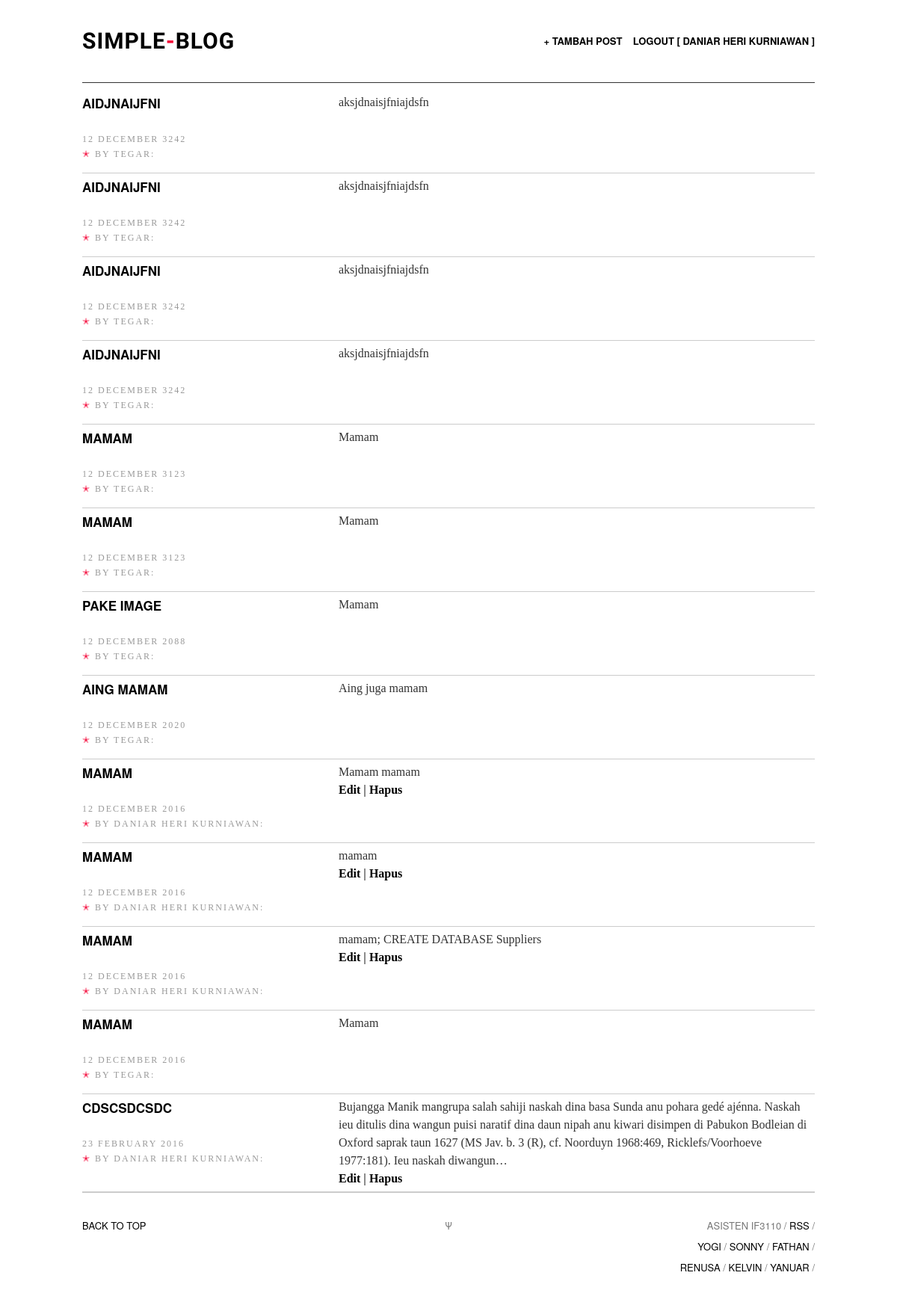
The app's page /index.php (signed in) with its own data.
### tables this page shows
CREATE TABLE `post` (
  `Post_Id` int(100) NOT NULL,
  `Creator_Id` int(11) NOT NULL,
  `Title` varchar(100) NOT NULL,
  `Date` datetime NOT NULL,
  `Contents` text NOT NULL,
  `Image` varchar(255) DEFAULT NULL
);

CREATE TABLE `user` (
  `User_Id` int(11) NOT NULL,
  `Nama` varchar(25) NOT NULL,
  `Email` varchar(25) NOT NULL,
  `Password` varchar(25) NOT NULL,
  `base2` int(11) NOT NULL,
  `random` int(11) NOT NULL,
  `shared_key` int(11) NOT NULL,
  `Identifier` varchar(255) NOT NULL
);

### posthandling.php (called while the page is built, shortened)
<?php
if (isset($_SESSION["isLogin"])){
	function getpost($con)
	{	$sql = "SELECT user.Nama , post.* FROM post INNER join user ON post.Creator_Id = user.User_Id ORDER BY Date DESC";
		$result = mysqli_query($con,$sql);
		return $result;
	}
}else{
    header("Location: login.php");
}
 ?>

### mainviewer.php (the view, shortened to what this page needs)
<?php
	include 'posthandling.php';
	function phpsqlconnection ()
	{
	    $con=mysqli_connect("mysql:3306","root","dev","simpleblog");
	    return $con;
	}
	function artlistitem ()
	{
		$connection = phpsqlconnection();
		$getpostresult = getpost($connection);
		while($row = mysqli_fetch_array($getpostresult)) {
		echo
			"<li class=\"art-list-item\">";
		echo
            "<div class=\"art-list-item-title-and-time\">";
		echo
			"<h2 class=\"art-list-title\"><a href=\"post.php?postid=".htmlspecialchars($row['Post_Id'], ENT_QUOTES, 'UTF-8')."\">".htmlspecialchars($row['Title'], ENT_QUOTES, 'UTF-8')."</a></h2>";
		$time = strtotime(htmlspecialchars($row['Date'], ENT_QUOTES, 'UTF-8'));
		$time = date('j F Y',$time);
		echo
			"<div class=\"art-list-time\">".$time."</div>
            <div class=\"art-list-time\"><span style=\"color:#F40034;\">&#10029;</span> By ".$row['Nama'].":</div>";
			if (str_word_count(htmlspecialchars($row['Contents'], ENT_QUOTES, 'UTF-8'))>47)
			{
				echo
	            "</div>
	            <p>".htmlspecialchars(implode(' ', array_slice(explode(' ',$row['Contents']), 0, 47)), ENT_QUOTES, 'UTF-8')."&hellip;</p>";
	            if($row['Nama']==$_SESSION['myNama']){
		           echo
		            "<p>
		              <b> <a href=\"edit_post.php?postid=".htmlspecialchars($row['Post_Id'], ENT_QUOTES, 'UTF-8')."\">Edit</a> | <a href=\"javascript:void(0)\" onclick=\"validatedelete".htmlspecialchars($row['Post_Id'], ENT_QUOTES, 'UTF-8')."()\">Hapus</a> </b>
		            </p>";
	        	}
	        echo
	        "</li>";
			}
			else
			{
				echo
	            "</div>
	            <p>".htmlspecialchars($row['Contents'], ENT_QUOTES, 'UTF-8')."</p>";
	            if($row['Nama']==$_SESSION['myNama']){
		           echo
		           "<p>
	              <b><a href=\"edit_post.php?postid=".htmlspecialchars($row['Post_Id'], ENT_QUOTES, 'UTF-8')."\">Edit</a> | <a href=\"javascript:void(0)\" onclick=\"validatedelete".htmlspecialchars($row['Post_Id'], ENT_QUOTES, 'UTF-8')."()\">Hapus</a> </b>
	            </p>";
	        	}
	        echo
	        "</li>";
			}
    	}
	}
 ?>

### index.php (shortened to what this page needs)
<?php
  include 'mainviewer.php';
  if (isset($_SESSION["isLogin"]) ){
 ?>
<!DOCTYPE html>
<html>
<head>
<link rel="stylesheet" type="text/css" href="assets/css/screen.css" />
</head>
<body class="default">
<div class="wrapper">
<nav class="nav">
    <a style="border:none;" id="logo" href="index.php"><h1>Simple<span>-</span>Blog</h1></a>
    <ul class="nav-primary">
        <li><a href="new_post.php">+ Tambah Post</a></li>
	<li><a href="logout.php" ="">Logout [ <?php echo($_SESSION["myNama"]); ?> ] </a></li>
    </ul>
</nav>
<div id="home">
    <div class="posts">
        <nav class="art-list">
          <ul class="art-list-body">
            <?php
               artlistitem();
            ?>
          </ul>
        </nav>
    </div>
</div>
<footer class="footer">
    <div class="back-to-top"><a href="">Back to top</a></div>
    <div class="psi">&Psi;</div>
    <aside class="offsite-links">
        Asisten IF3110 /
        <a class="rss-link" href="#rss">RSS</a> /
        <br>
        <a class="twitter-link" href="http://twitter.com/YoGiiSinaga">Yogi</a> /
        <a class="twitter-link" href="http://twitter.com/sonnylazuardi">Sonny</a> /
        <a class="twitter-link" href="http://twitter.com/fathanpranaya">Fathan</a> /
        <br>
        <a class="twitter-link" href="#">Renusa</a> /
        <a class="twitter-link" href="#">Kelvin</a> /
        <a class="twitter-link" href="#">Yanuar</a> /
    </aside>
</footer>
</div>
</body>
</html>
<?php
    }else{
        header("Location: login.php");
        exit();
    }
 ?>

### assets/css/screen.css (style rules this page uses)
html, body, div, span, object, iframe, h1, h2, h3, h4, h5, h6, p, blockquote, pre, a, address, cite, code, em, img, small, strong, ol, ul, li, fieldset, form, label, legend, table, caption, tbody, tfoot, thead, tr, th, td, article, aside, canvas, embed, figure, figcaption, footer, header, hgroup, menu, nav, section, summary, time, audio, video { margin: 0; padding: 0; border: 0; font-size: 100%; font: inherit; vertical-align: baseline; }
article, aside, details, figcaption, figure, footer, header, hgroup, menu, time, nav, section { display: block; }
html, body, .wrapper { min-height: 100%; }
html, body { height: 100%; }
.wrapper { min-height: 100%; }
body { overflow-x: hidden; font: 17px/28px ff-meta-serif-web-pro, "Georgia", serif; color: #333; background: #fff; }
h1, h2, h3, h4, h5, h6 { font-family: "proxima-nova", "helvetica neue", "helvetica", sans-serif; font-weight: normal; text-transform: uppercase; font-weight: 700; color: #000; text-rendering: optimizeLegibility; }
h1 { font-size: 50px; padding-bottom: 30px; }
h2 { font-size: 45px; padding-bottom: 25px; }
p { margin: 0 0 28px 0; }
a { color: #000000 !important; text-decoration: none; -webkit-transition: color .2s ease-in-out; -moz-transition: color .2s ease-in-out; transition: color .2s ease-in-out; }
.wrapper { max-width: 1500px; margin: 0 auto; background: #fff; }
.nav, .art-header-inner, .footer, .art-list, .abt, .fourohfour { width: 980px; }
.nav, .art-body-inner, .footer, .art-list, .abt, .fourohfour { position: relative; margin: 0 auto; }
.nav { position: absolute; top: 0; left: 50%; height: 70px; padding-top: 40px; margin-left: -490px; border-bottom: 1px solid #333; z-index: 2; }
#logo { float: left; }
.nav-primary { float: right; }
.nav-primary li { display: inline-block; margin-left: 10px; font-weight: 500; }
#logo h1, .nav-primary li, .nav-primary li a { font-family: "proxima-nova", "helvetica neue", "helvetica", sans-serif; font-weight: 700; font-size: 13px; line-height: 30px; color: #000; text-transform: uppercase; }
#logo h1 { height: 30px; margin-left: 0px; letter-spacing: 1px; font-family: 'Questrial', sans-serif; font-size: 30px; }
#logo h1 span { color: #F40034 !important; }
.nav li:first-child { margin-left: 0; }
.art-list { padding: 120px 0 0; }
.art-list-body { position: relative; overflow: hidden; }
.art-list-item { padding: 5px 0; list-style: none; overflow: hidden; border-bottom: 1px solid #ccc; }
.art-list-title { font-size: 17px; line-height: 26px; font-weight: 700; }
.art-list-item-title-and-time { float: left; width: 30%; margin-bottom: 10px; }
.art-list-time { font-size: 12px; line-height: 20px; letter-spacing: 2px; text-transform: uppercase; color: #999; }
.art-list-title a { color: #000; }
.art-list-item p { width: 65%; float: left; margin-left: 5%; margin-bottom: 0; font-size: 16px; line-height: 24px; }
.footer { padding: 30px 0 40px; overflow: hidden; border-top: 1px solid #ccc; }
.footer, .footer a { font-family: "proxima-nova", "helvetica neue", "helvetica", sans-serif; font-size: 13px; text-transform: uppercase; color: #777; }
.back-to-top, .footer-nav, .offsite-links { width: 45%; float: left; }
.psi { width:10%; float:left; text-align: center; }
.offsite-links { text-align: right; }
.nav:before, .art-body-inner:before, .footer:before, .art-list:before { content:""; display:table; }
.nav:after, .art-body-inner:after, .footer:after, .art-list:after { clear:both; }
.nav, .art-body-inner, .footer, .art-list { zoom:1; }
.art-list, .nav, .abt, .art-body { -webkit-animation: le-fade .5s 0s 1 ease-out; -moz-animation: le-fade .5s 0s 1 ease-out; }

### records on screen
post: Title "AIDJNAIJFNI", Date "12 DECEMBER 3242", Creator_Id.Nama "TEGAR", Contents "aksjdnaisjfniajdsfn"
post: Title "AIDJNAIJFNI", Date "12 DECEMBER 3242", Creator_Id.Nama "TEGAR", Contents "aksjdnaisjfniajdsfn"
post: Title "AIDJNAIJFNI", Date "12 DECEMBER 3242", Creator_Id.Nama "TEGAR", Contents "aksjdnaisjfniajdsfn"
post: Title "AIDJNAIJFNI", Date "12 DECEMBER 3242", Creator_Id.Nama "TEGAR", Contents "aksjdnaisjfniajdsfn"
post: Title "MAMAM", Date "12 DECEMBER 3123", Creator_Id.Nama "TEGAR", Contents "Mamam"
post: Title "MAMAM", Date "12 DECEMBER 3123", Creator_Id.Nama "TEGAR", Contents "Mamam"
post: Title "PAKE IMAGE", Date "12 DECEMBER 2088", Creator_Id.Nama "TEGAR", Contents "Mamam"
post: Title "AING MAMAM", Date "12 DECEMBER 2020", Creator_Id.Nama "TEGAR", Contents "Aing juga mamam"
post: Title "MAMAM", Date "12 DECEMBER 2016", Creator_Id.Nama "DANIAR HERI KURNIAWAN", Contents "Mamam mamam"
post: Title "MAMAM", Date "12 DECEMBER 2016", Creator_Id.Nama "DANIAR HERI KURNIAWAN", Contents "mamam"
post: Title "MAMAM", Date "12 DECEMBER 2016", Creator_Id.Nama "DANIAR HERI KURNIAWAN", Contents "mamam; CREATE DATABASE Suppliers"
post: Title "MAMAM", Date "12 DECEMBER 2016", Creator_Id.Nama "TEGAR", Contents "Mamam"
post: Title "CDSCSDCSDC", Date "23 FEBRUARY 2016", Creator_Id.Nama "DANIAR HERI KURNIAWAN", Contents "Bujangga Manik mangrupa salah sahiji naskah dina basa Sunda anu pohara gedé ajénna. Naskah ieu ditulis dina wangun puisi naratif dina daun nipah anu kiwari disimpen di Pabukon Bodleian di Oxford saprak taun 1627 (MS Jav. b. 3 (R), cf. Noorduyn 1968:469, Ricklefs/Voorhoeve 1977:181). Ieu naskah diwangun"

### other values on screen
$_SESSION["myNama"] "DANIAR HERI KURNIAWAN"
